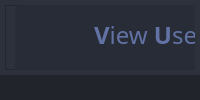
        <widget class="QFrame" name="frame_center">
         <property name="sizePolicy">
          <sizepolicy hsizetype="Expanding" vsizetype="Expanding">
           <horstretch>0</horstretch>
           <verstretch>0</verstretch>
          </sizepolicy>
         </property>
         <property name="styleSheet">
          <string notr="true">background-color: rgb(40, 44, 52);</string>
         </property>
         <property name="frameShape">
          <enum>QFrame::NoFrame</enum>
         </property>
         <property name="frameShadow">
          <enum>QFrame::Raised</enum>
         </property>
         <layout class="QHBoxLayout" name="horizontalLayout_2">
          <property name="spacing">
           <number>0</number>
          </property>
          <property name="leftMargin">
           <number>0</number>
          </property>
          <property name="topMargin">
           <number>0</number>
          </property>
          <property name="rightMargin">
           <number>0</number>
          </property>
          <property name="bottomMargin">
           <number>0</number>
          </property>
          <item>
           <widget class="QFrame" name="frame_content_right">
            <property name="styleSheet">
             <string notr="true">background-color: rgb(44, 49, 60);</string>
            </property>
            <property name="frameShape">
             <enum>QFrame::NoFrame</enum>
            </property>
            <property name="frameShadow">
             <enum>QFrame::Raised</enum>
            </property>
            <layout class="QVBoxLayout" name="verticalLayout_4">
             <property name="spacing">
              <number>0</number>
             </property>
             <property name="leftMargin">
              <number>0</number>
             </property>
             <property name="topMargin">
              <number>0</number>
             </property>
             <property name="rightMargin">
              <number>0</number>
             </property>
             <property name="bottomMargin">
              <number>0</number>
             </property>
             <item>
              <widget class="QFrame" name="frame_content">
               <property name="frameShape">
                <enum>QFrame::NoFrame</enum>
               </property>
               <property name="frameShadow">
                <enum>QFrame::Raised</enum>
               </property>
               <layout class="QVBoxLayout" name="verticalLayout_9">
                <property name="spacing">
                 <number>0</number>
                </property>
                <property name="leftMargin">
                 <number>5</number>
                </property>
                <property name="topMargin">
                 <number>5</number>
                </property>
                <property name="rightMargin">
                 <number>5</number>
                </property>
                <property name="bottomMargin">
                 <number>5</number>
                </property>
                <item>
                 <widget class="QFrame" name="frame">
                  <property name="frameShape">
                   <enum>QFrame::StyledPanel</enum>
                  </property>
                  <property name="frameShadow">
                   <enum>QFrame::Raised</enum>
                  </property>
                  <widget class="QFrame" name="frame_3">
                   <property name="geometry">
                    <rect>
                     <x>10</x>
                     <y>0</y>
                     <width>1151</width>
                     <height>681</height>
                    </rect>
                   </property>
                   <property name="styleSheet">
                    <string notr="true">background-color: rgb(39, 44, 54);
border-radius: 5px;</string>
                   </property>
                   <property name="frameShape">
                    <enum>QFrame::StyledPanel</enum>
                   </property>
                   <property name="frameShadow">
                    <enum>QFrame::Raised</enum>
                   </property>
                   <widget class="QLabel" name="label_description">
                    <property name="geometry">
                     <rect>
                      <x>30</x>
                      <y>0</y>
                      <width>211</width>
                      <height>61</height>
                     </rect>
                    </property>
                    <property name="font">
                     <font>
                      <family>Montserrat</family>
                      <pointsize>13</pointsize>
                     </font>
                    </property>
                    <property name="styleSheet">
                     <string notr="true">color: rgb(98, 114, 164);
background-color: transparent;</string>
                    </property>
                    <property name="text">
                     <string>&lt;html&gt;&lt;head/&gt;&lt;body&gt;&lt;p&gt;&lt;span style=&quot; font-size:18pt; font-weight:600;&quot;&gt;V&lt;/span&gt;&lt;span style=&quot; font-size:18pt;&quot;&gt;iew &lt;/span&gt;&lt;span style=&quot; font-size:18pt; font-weight:600;&quot;&gt;U&lt;/span&gt;&lt;span style=&quot; font-size:18pt;&quot;&gt;ser&lt;/span&gt;&lt;/p&gt;&lt;/body&gt;&lt;/html&gt;</string>
                    </property>
                    <property name="alignment">
                     <set>Qt::AlignCenter</set>
                    </property>
                   </widget>
                   <widget class="QPushButton" name="btnBack">
                    <property name="geometry">
                     <rect>
                      <x>10</x>
                      <y>10</y>
                      <width>40</width>
                      <height>41</height>
                     </rect>
                    </property>
                    <property name="sizePolicy">
                     <sizepolicy hsizetype="Minimum" vsizetype="Expanding">
                      <horstretch>0</horstretch>
                      <verstretch>0</verstretch>
                     </sizepolicy>
                    </property>
                    <property name="minimumSize">
                     <size>
                      <width>40</width>
                      <height>0</height>
                     </size>
                    </property>
                    <property name="maximumSize">
                     <size>
                      <width>40</width>
                      <height>16777215</height>
                     </size>
                    </property>
                    <property name="toolTip">
                     <string>Minimize</string>
                    </property>
                    <property name="styleSheet">
                     <string notr="true">QPushButton {	
	border: none;
	background-color: transparent;
}
QPushButton:hover {
	background-color: rgb(52, 59, 72);
}
QPushButton:pressed {	
	background-color: rgb(85, 170, 255);
}</string>
                    </property>
                    <property name="text">
                     <string/>
                    </property>
                    <property name="icon">
                     <iconset>
                      <normaloff>icons/20x20/cil-arrow-circle-left.png</normaloff>icons/20x20/cil-arrow-circle-left.png</iconset>
                    </property>
                   </widget>
                   <widget class="QGroupBox" name="groupBox">
                    <property name="geometry">
                     <rect>
                      <x>60</x>
                      <y>80</y>
                      <width>431</width>
                      <height>251</height>
                     </rect>
                    </property>
                    <property name="font">
                     <font>
                      <family>Montserrat</family>
                      <pointsize>10</pointsize>
                      <weight>75</weight>
                      <bold>true</bold>
                      <underline>false</underline>
                     </font>
                    </property>
                    <property name="layoutDirection">
                     <enum>Qt::LeftToRight</enum>
                    </property>
                    <property name="styleSheet">
                     <string notr="true">QGroupBox#groupBox{
	border: 1px solid rgb(255,255,255);
	background-color: transparent;
	color: rgb(255,255,255);
}</string>
                    </property>
                    <property name="title">
                     <string/>
                    </property>
                    <property name="alignment">
                     <set>Qt::AlignLeading|Qt::AlignLeft|Qt::AlignTop</set>
                    </property>
                    <property name="flat">
                     <bool>false</bool>
                    </property>
                    <property name="checkable">
                     <bool>false</bool>
                    </property>
                    <widget class="QLabel" name="label_11">
                     <property name="geometry">
                      <rect>
                       <x>20</x>
                       <y>40</y>
                       <width>101</width>
                       <height>31</height>
                      </rect>
                     </property>
                     <property name="font">
                      <font>
                       <family>Montserrat</family>
                       <pointsize>10</pointsize>
                       <weight>75</weight>
                       <bold>true</bold>
                      </font>
                     </property>
                     <property name="styleSheet">
                      <string notr="true">color: rgb(255,255,255);
background-color: transparent;</string>
                     </property>
                     <property name="text">
                      <string>ID              :</string>
                     </property>
                    </widget>
                    <widget class="QLineEdit" name="lbl_ViewID">
                     <property name="geometry">
                      <rect>
                       <x>150</x>
                       <y>40</y>
                       <width>241</width>
                       <height>30</height>
                      </rect>
                     </property>
                     <property name="maximumSize">
                      <size>
                       <width>16777215</width>
                       <height>30</height>
                      </size>
                     </property>
                     <property name="font">
                      <font>
                       <family>Montserrat</family>
                       <pointsize>9</pointsize>
                      </font>
                     </property>
                     <property name="styleSheet">
                      <string notr="true">QLineEdit {
	background-color: rgb(27, 29, 35);
	border-radius: 5px;
    color: rgb(255,255,255);
	border: 2px solid rgb(27, 29, 35);
	padding-left: 10px;
}
QLineEdit:hover {
	border: 2px solid rgb(64, 71, 88);
}
QLineEdit:focus {
	border: 2px solid rgb(91, 101, 124);
}</string>
                     </property>
                     <property name="placeholderText">
                      <string>Enter ID</string>
                     </property>
                     <property name="clearButtonEnabled">
                      <bool>true</bool>
                     </property>
                    </widget>
                    <widget class="QLabel" name="label_15">
                     <property name="geometry">
                      <rect>
                       <x>20</x>
                       <y>10</y>
                       <width>101</width>
                       <height>31</height>
                      </rect>
                     </property>
                     <property name="font">
                      <font>
                       <family>Montserrat</family>
                       <pointsize>10</pointsize>
                       <weight>75</weight>
                       <bold>true</bold>
                      </font>
                     </property>
                     <property name="styleSheet">
                      <string notr="true">color: rgb(98, 114, 164);
background-color: transparent;</string>
                     </property>
                     <property name="text">
                      <string>DETAILS</string>
                     </property>
                    </widget>
                    <widget class="QPushButton" name="btnViewSearch">
                     <property name="geometry">
                      <rect>
                       <x>150</x>
                       <y>80</y>
                       <width>241</width>
                       <height>41</height>
                      </rect>
                     </property>
                     <property name="font">
                      <font>
                       <family>Montserrat</family>
                       <pointsize>10</pointsize>
                       <weight>75</weight>
                       <bold>true</bold>
                      </font>
                     </property>
                     <property name="styleSheet">
                      <string notr="true">QPushButton{
	background-color: rgb(52, 59, 72);
	border-radius: 5px;
	color: rgb(255, 255, 255);
}
QPushButton:hover{
	background-color: rgb(57, 65, 80);
	color:rgb(255, 255, 255);
	border: 2px solid rgb(61, 70, 86);
}
QPushButton:pressed{
	background-color: rgb(35, 40, 49);
	color:rgb(255, 255, 255);
	border-left: 1px solid rgb(110, 144, 76);
	border-right: 1px solid rgb(110, 144, 76);
	border-top: 5px solid rgb(110, 144, 76);
	border-bottom: none;
}</string>
                     </property>
                     <property name="text">
                      <string>Search</string>
                     </property>
                     <property name="icon">
                      <iconset>
                       <normaloff>icons/16x16/cil-magnifying-glass.png</normaloff>icons/16x16/cil-magnifying-glass.png</iconset>
                     </property>
                    </widget>
                    <widget class="QLabel" name="label_16">
                     <property name="geometry">
                      <rect>
                       <x>20</x>
                       <y>130</y>
                       <width>211</width>
                       <height>31</height>
                      </rect>
                     </property>
                     <property name="font">
                      <font>
                       <family>Montserrat</family>
                       <pointsize>10</pointsize>
                       <weight>75</weight>
                       <bold>true</bold>
                      </font>
                     </property>
                     <property name="styleSheet">
                      <string notr="true">color: rgb(98, 114, 164);
background-color: transparent;</string>
                     </property>
                     <property name="text">
                      <string>VIEW ALL DATA</string>
                     </property>
                    </widget>
                    <widget class="QPushButton" name="btnViewView">
                     <property name="geometry">
                      <rect>
                       <x>150</x>
                       <y>170</y>
                       <width>241</width>
                       <height>41</height>
                      </rect>
                     </property>
                     <property name="font">
                      <font>
                       <family>Montserrat</family>
                       <pointsize>10</pointsize>
                       <weight>75</weight>
                       <bold>true</bold>
                      </font>
                     </property>
                     <property name="styleSheet">
                      <string notr="true">QPushButton{
	background-color: rgb(52, 59, 72);
	border-radius: 5px;
	color: rgb(255, 255, 255);
}
QPushButton:hover{
	background-color: rgb(57, 65, 80);
	color:rgb(255, 255, 255);
	border: 2px solid rgb(61, 70, 86);
}
QPushButton:pressed{
	background-color: rgb(35, 40, 49);
	color:rgb(255, 255, 255);
	border-left: 1px solid rgb(110, 144, 76);
	border-right: 1px solid rgb(110, 144, 76);
	border-top: 5px solid rgb(110, 144, 76);
	border-bottom: none;
}</string>
                     </property>
                     <property name="text">
                      <string>View</string>
                     </property>
                     <property name="icon">
                      <iconset>
                       <normaloff>icons/20x20/cil-view-module.png</normaloff>icons/20x20/cil-view-module.png</iconset>
                     </property>
                    </widget>
                   </widget>
                   <widget class="QTableWidget" name="tableWidget">
                    <property name="geometry">
                     <rect>
                      <x>520</x>
                      <y>80</y>
                      <width>601</width>
                      <height>431</height>
                     </rect>
                    </property>
                    <property name="styleSheet">
                     <string notr="true">QTableWidget {	
	background-color: rgb(52, 59, 72);
	border-radius: 5px;
	color: rgb(255, 255, 255);
	gridline-color: rgb(44, 49, 60);
	border-bottom: 1px solid rgb(44, 49, 60);
}
QTableWidget::item{
	border-color: rgb(44, 49, 60);
	color: rgb(255, 255, 255);
	gridline-color: rgb(44, 49, 60);
}
QTableWidget::item:selected{
	background-color: rgb(85, 170, 255);
}
QScrollBar:horizontal {
    border: none;
    background: rgb(52, 59, 72);
    margin: 0px 21px 0 21px;
	border-radius: 0px;
}
QScrollBar:vertical {
	border: none;
    background: rgb(52, 59, 72);
    margin: 21px 0 21px 0;
	border-radius: 0px;
 }
QHeaderView::section{
	Background-color: rgb(39, 44, 54);
	max-width: 30px;
	border: 1px solid rgb(44, 49, 60);
	color: rgb(255, 255, 255);
	border-style: none;
    border-bottom: 1px solid rgb(44, 49, 60);
    border-right: 1px solid rgb(44, 49, 60);
}
QTableWidget::horizontalHeader {	
	background-color: rgb(81, 255, 0);
}
QHeaderView::section:horizontal
{
    border: 1px solid rgb(32, 34, 42);
	background-color: rgb(27, 29, 35);
	padding: 3px;
	color: rgb(255, 255, 255);
	border-top-left-radius: 7px;
    border-top-right-radius: 7px;
}
QHeaderView::section:vertical
{
    border: 1px solid rgb(44, 49, 60);
}</string>
                    </property>
                    <column>
                     <property name="text">
                      <string>ID</string>
                     </property>
                     <property name="font">
                      <font>
                       <pointsize>9</pointsize>
                       <weight>75</weight>
                       <bold>true</bold>
                      </font>
                     </property>
                    </column>
                    <column>
                     <property name="text">
                      <string>Username</string>
                     </property>
                     <property name="font">
                      <font>
                       <weight>75</weight>
                       <bold>true</bold>
                      </font>
                     </property>
                    </column>
                    <column>
                     <property name="text">
                      <string>Password</string>
                     </property>
                     <property name="font">
                      <font>
                       <weight>75</weight>
                       <bold>true</bold>
                      </font>
                     </property>
                    </column>
                    <column>
                     <property name="text">
                      <string>Role</string>
                     </property>
                     <property name="font">
                      <font>
                       <weight>75</weight>
                       <bold>true</bold>
                      </font>
                     </property>
                    </column>
                    <column>
                     <property name="text">
                      <string>First Name</string>
                     </property>
                     <property name="font">
                      <font>
                       <weight>75</weight>
                       <bold>true</bold>
                      </font>
                     </property>
                    </column>
                    <column>
                     <property name="text">
                      <string>Last Name</string>
                     </property>
                     <property name="font">
                      <font>
                       <weight>75</weight>
                       <bold>true</bold>
                      </font>
                     </property>
                    </column>
                    <column>
                     <property name="text">
                      <string>Age</string>
                     </property>
                     <property name="font">
                      <font>
                       <weight>75</weight>
                       <bold>true</bold>
                      </font>
                     </property>
                    </column>
                    <column>
                     <property name="text">
                      <string>Gender</string>
                     </property>
                     <property name="font">
                      <font>
                       <weight>75</weight>
                       <bold>true</bold>
                      </font>
                     </property>
                    </column>
                    <column>
                     <property name="text">
                      <string>Birthdate</string>
                     </property>
                     <property name="font">
                      <font>
                       <weight>75</weight>
                       <bold>true</bold>
                      </font>
                     </property>
                    </column>
                    <column>
                     <property name="text">
                      <string>Contact No</string>
                     </property>
                     <property name="font">
                      <font>
                       <weight>75</weight>
                       <bold>true</bold>
                      </font>
                     </property>
                    </column>
                    <column>
                     <property name="text">
                      <string>City</string>
                     </property>
                     <property name="font">
                      <font>
                       <weight>75</weight>
                       <bold>true</bold>
                      </font>
                     </property>
                    </column>
                   </widget>
                  </widget>
                 </widget>
                </item>
               </layout>
              </widget>
             </item>
             <item>
              <widget class="QFrame" name="frame_grip">
               <property name="minimumSize">
                <size>
                 <width>0</width>
                 <height>25</height>
                </size>
               </property>
               <property name="maximumSize">
                <size>
                 <width>16777215</width>
                 <height>25</height>
                </size>
               </property>
               <property name="styleSheet">
                <string notr="true">background-color: rgb(33, 37, 43);</string>
               </property>
               <property name="frameShape">
                <enum>QFrame::NoFrame</enum>
               </property>
               <property name="frameShadow">
                <enum>QFrame::Raised</enum>
               </property>
               <layout class="QHBoxLayout" name="horizontalLayout_6">
                <property name="spacing">
                 <number>0</number>
                </property>
                <property name="leftMargin">
                 <number>0</number>
                </property>
                <property name="topMargin">
                 <number>0</number>
                </property>
                <property name="rightMargin">
                 <number>2</number>
                </property>
                <property name="bottomMargin">
                 <number>0</number>
                </property>
                <item>
                 <widget class="QFrame" name="frame_label_bottom">
                  <property name="frameShape">
                   <enum>QFrame::NoFrame</enum>
                  </property>
                  <property name="frameShadow">
                   <enum>QFrame::Raised</enum>
                  </property>
                  <layout class="QHBoxLayout" name="horizontalLayout_7">
                   <property name="spacing">
                    <number>0</number>
                   </property>
                   <property name="leftMargin">
                    <number>10</number>
                   </property>
                   <property name="topMargin">
                    <number>0</number>
                   </property>
                   <property name="rightMargin">
                    <number>10</number>
                   </property>
                   <property name="bottomMargin">
                    <number>0</number>
                   </property>
                   <item>
                    <widget class="QLabel" name="label_credits">
                     <property name="font">
                      <font>
                       <family>Segoe UI</family>
                      </font>
                     </property>
                     <property name="styleSheet">
                      <string notr="true">color: rgb(98, 103, 111);</string>
                     </property>
                     <property name="text">
                      <string/>
                     </property>
                    </widget>
                   </item>
                   <item>
                    <widget class="QLabel" name="label_version">
                     <property name="maximumSize">
                      <size>
                       <width>100</width>
                       <height>16777215</height>
                      </size>
                     </property>
                     <property name="font">
                      <font>
                       <family>Segoe UI</family>
                      </font>
                     </property>
                     <property name="styleSheet">
                      <string notr="true">color: rgb(98, 103, 111);</string>
                     </property>
                     <property name="text">
                      <string/>
                     </property>
                     <property name="alignment">
                      <set>Qt::AlignRight|Qt::AlignTrailing|Qt::AlignVCenter</set>
                     </property>
                    </widget>
                   </item>
                  </layout>
                 </widget>
                </item>
                <item>
                 <widget class="QFrame" name="frame_size_grip">
                  <property name="maximumSize">
                   <size>
                    <width>20</width>
                    <height>20</height>
                   </size>
                  </property>
                  <property name="styleSheet">
                   <string notr="true">QSizeGrip {
	background-image: url(:/16x16/icons/16x16/cil-size-grip.png);
	background-position: center;
	background-repeat: no-reperat;
}</string>
                  </property>
                  <property name="frameShape">
                   <enum>QFrame::NoFrame</enum>
                  </property>
                  <property name="frameShadow">
                   <enum>QFrame::Raised</enum>
                  </property>
                 </widget>
                </item>
               </layout>
              </widget>
             </item>
            </layout>
           </widget>
          </item>
         </layout>
        </widget>
